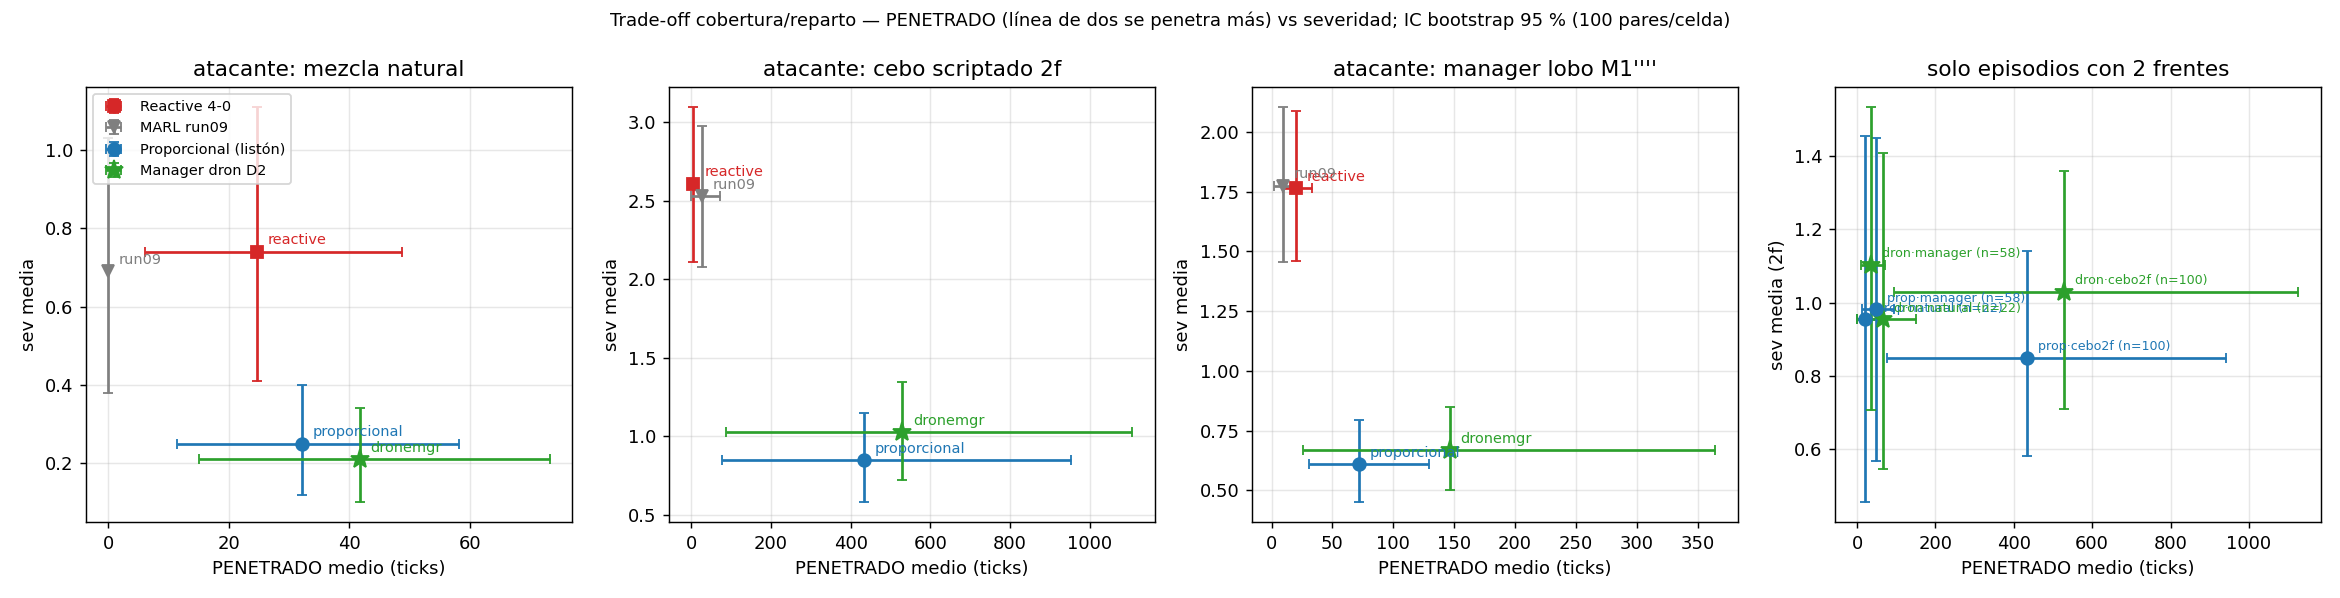

Generate this figure with Python:
"""penetrado_tradeoff.py — gráfica del trade-off cobertura/reparto (firma STOP-D2: GRAFICAR, no arreglar).
Entrada: e04_<defensa>__<atacante>.json (100 pares por celda). Salida: penetrado_tradeoff.png + .json.
Panel por atacante: x = PENETRADO medio (ticks con algún lobo dentro de la línea), y = sev media.
Panel 4: subconjunto de episodios con 2 frentes (two_front) — donde vive el hallazgo 36 vs 49."""
import json, sys
import numpy as np
import matplotlib
matplotlib.use("Agg")
import matplotlib.pyplot as plt

B = "/data/hrl_d2"
RUN = sys.argv[1] if len(sys.argv) > 1 else "dronemgr"
DEFS = [("reactive", "Reactive 4-0", "tab:red", "s"), ("run09", "MARL run09", "tab:gray", "v"),
        ("proporcional", "Proporcional (listón)", "tab:blue", "o"), (RUN, "Manager dron D2", "tab:green", "*")]
ATKS = [("natural", "mezcla natural"), ("cebo2f", "cebo scriptado 2f"), ("manager", "manager lobo M1''''")]
rng = np.random.default_rng(1)


def ci(v):
    v = np.asarray(v, float)
    if v.size == 0:
        return (np.nan, np.nan, np.nan)
    b = v[rng.integers(0, v.size, size=(5000, v.size))].mean(axis=1)
    return (float(v.mean()), float(np.percentile(b, 2.5)), float(np.percentile(b, 97.5)))


pts = {}
fig, axs = plt.subplots(1, 4, figsize=(18, 4.6))
for j, (a, atit) in enumerate(ATKS):
    ax = axs[j]
    for d, lab, col, mk in DEFS:
        try:
            r = json.load(open(f"{B}/e04_{d}__{a}.json"))
        except FileNotFoundError:
            continue
        eps = r["episodes"]
        pen = ci([e["penetrado"] for e in eps]); sev = ci([e["sev"] for e in eps])
        pts[f"{d}|{a}"] = {"penetrado": pen, "sev": sev, "n": len(eps)}
        ax.errorbar(pen[0], sev[0], xerr=[[pen[0] - pen[1]], [pen[2] - pen[0]]],
                    yerr=[[sev[0] - sev[1]], [sev[2] - sev[0]]], fmt=mk, color=col, ms=11 if mk == "*" else 7,
                    capsize=3, label=lab if j == 0 else None)
        ax.annotate(d, (pen[0], sev[0]), textcoords="offset points", xytext=(6, 4), fontsize=8, color=col)
    ax.set_title(f"atacante: {atit}"); ax.set_xlabel("PENETRADO medio (ticks)"); ax.set_ylabel("sev media")
    ax.grid(alpha=0.3)
# Panel 4: solo episodios de 2 frentes, proporcional vs manager, por atacante
ax = axs[3]
for a, atit in ATKS:
    for d, lab, col, mk in DEFS[2:]:
        try:
            r = json.load(open(f"{B}/e04_{d}__{a}.json"))
        except FileNotFoundError:
            continue
        eps = [e for e in r["episodes"] if e.get("two_front")]
        if not eps:
            continue
        pen = ci([e["penetrado"] for e in eps]); sev = ci([e["sev"] for e in eps])
        pts[f"{d}|{a}|2f"] = {"penetrado": pen, "sev": sev, "n": len(eps)}
        ax.errorbar(pen[0], sev[0], xerr=[[pen[0] - pen[1]], [pen[2] - pen[0]]],
                    yerr=[[sev[0] - sev[1]], [sev[2] - sev[0]]], fmt=mk, color=col, ms=11 if mk == "*" else 7, capsize=3)
        ax.annotate(f"{d[:4]}·{a} (n={len(eps)})", (pen[0], sev[0]), textcoords="offset points", xytext=(6, 4), fontsize=7, color=col)
ax.set_title("solo episodios con 2 frentes"); ax.set_xlabel("PENETRADO medio (ticks)"); ax.set_ylabel("sev media (2f)")
ax.grid(alpha=0.3)
axs[0].legend(fontsize=8, loc="upper left")
fig.suptitle("Trade-off cobertura/reparto — PENETRADO (línea de dos se penetra más) vs severidad; IC bootstrap 95 % (100 pares/celda)", fontsize=10)
fig.tight_layout()
out = f"{B}/penetrado_tradeoff{'' if RUN == 'dronemgr' else '_' + RUN}"
fig.savefig(out + ".png", dpi=130)
json.dump(pts, open(out + ".json", "w"), indent=1)
for k, v in pts.items():
    print(f"{k:28s} pen {v['penetrado'][0]:7.1f} [{v['penetrado'][1]:.0f},{v['penetrado'][2]:.0f}]  sev {v['sev'][0]:.2f} [{v['sev'][1]:.2f},{v['sev'][2]:.2f}]  n={v['n']}")
print("TRADEOFF_OK", out + ".png")
